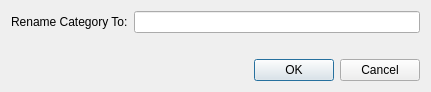
<?xml version="1.0" encoding="UTF-8"?>
<ui version="4.0">
 <class>RenameDialog</class>
 <widget class="QDialog" name="RenameDialog">
  <property name="geometry">
   <rect>
    <x>0</x>
    <y>0</y>
    <width>431</width>
    <height>92</height>
   </rect>
  </property>
  <property name="windowTitle">
   <string>Rename Category</string>
  </property>
  <layout class="QVBoxLayout" name="verticalLayout">
   <item>
    <layout class="QHBoxLayout" name="horizontalLayout">
     <item>
      <widget class="QLabel" name="rename_label">
       <property name="text">
        <string>Rename Category To:</string>
       </property>
       <property name="buddy">
        <cstring>rename_edit</cstring>
       </property>
      </widget>
     </item>
     <item>
      <widget class="QLineEdit" name="rename_edit">
       <property name="maxLength">
        <number>11</number>
       </property>
      </widget>
     </item>
    </layout>
   </item>
   <item>
    <spacer name="verticalSpacer">
     <property name="orientation">
      <enum>Qt::Vertical</enum>
     </property>
     <property name="sizeHint" stdset="0">
      <size>
       <width>20</width>
       <height>2</height>
      </size>
     </property>
    </spacer>
   </item>
   <item>
    <widget class="QDialogButtonBox" name="button_box">
     <property name="orientation">
      <enum>Qt::Horizontal</enum>
     </property>
     <property name="standardButtons">
      <set>QDialogButtonBox::Cancel|QDialogButtonBox::Ok</set>
     </property>
    </widget>
   </item>
  </layout>
 </widget>
 <resources/>
 <connections>
  <connection>
   <sender>button_box</sender>
   <signal>accepted()</signal>
   <receiver>RenameDialog</receiver>
   <slot>accept()</slot>
   <hints>
    <hint type="sourcelabel">
     <x>248</x>
     <y>254</y>
    </hint>
    <hint type="destinationlabel">
     <x>157</x>
     <y>274</y>
    </hint>
   </hints>
  </connection>
  <connection>
   <sender>button_box</sender>
   <signal>rejected()</signal>
   <receiver>RenameDialog</receiver>
   <slot>reject()</slot>
   <hints>
    <hint type="sourcelabel">
     <x>316</x>
     <y>260</y>
    </hint>
    <hint type="destinationlabel">
     <x>286</x>
     <y>274</y>
    </hint>
   </hints>
  </connection>
 </connections>
</ui>
